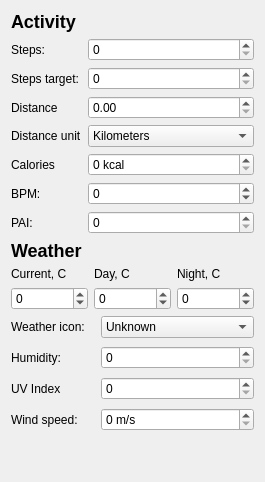
        <widget class="QWidget" name="tab_activity">
         <attribute name="title">
          <string>Data and weather</string>
         </attribute>
         <layout class="QVBoxLayout" name="verticalLayout_5">
          <item>
           <widget class="QLabel" name="label_3">
            <property name="text">
             <string>&lt;h2&gt;Activity&lt;/h2&gt;</string>
            </property>
            <property name="textFormat">
             <enum>Qt::RichText</enum>
            </property>
           </widget>
          </item>
          <item>
           <layout class="QFormLayout" name="formLayout">
            <item row="0" column="0">
             <widget class="QLabel" name="stepsLabel">
              <property name="text">
               <string>Steps:</string>
              </property>
             </widget>
            </item>
            <item row="0" column="1">
             <widget class="QSpinBox" name="edit_steps">
              <property name="maximum">
               <number>15000</number>
              </property>
              <property name="singleStep">
               <number>1</number>
              </property>
              <property name="value">
               <number>0</number>
              </property>
             </widget>
            </item>
            <item row="1" column="0">
             <widget class="QLabel" name="stepsTargetLabel">
              <property name="text">
               <string>Steps target:</string>
              </property>
             </widget>
            </item>
            <item row="1" column="1">
             <widget class="QSpinBox" name="edit_target_steps">
              <property name="maximum">
               <number>15000</number>
              </property>
             </widget>
            </item>
            <item row="2" column="0">
             <widget class="QLabel" name="distanceLabel">
              <property name="text">
               <string>Distance</string>
              </property>
             </widget>
            </item>
            <item row="2" column="1">
             <widget class="QDoubleSpinBox" name="edit_distance">
              <property name="suffix">
               <string> </string>
              </property>
              <property name="maximum">
               <double>40.000000000000000</double>
              </property>
              <property name="singleStep">
               <double>0.050000000000000</double>
              </property>
             </widget>
            </item>
            <item row="4" column="0">
             <widget class="QLabel" name="caloriesLabel">
              <property name="text">
               <string>Calories</string>
              </property>
             </widget>
            </item>
            <item row="4" column="1">
             <widget class="QSpinBox" name="edit_calories">
              <property name="suffix">
               <string> kcal</string>
              </property>
              <property name="maximum">
               <number>4000</number>
              </property>
             </widget>
            </item>
            <item row="5" column="0">
             <widget class="QLabel" name="bPMLabel">
              <property name="text">
               <string>BPM:</string>
              </property>
             </widget>
            </item>
            <item row="5" column="1">
             <widget class="QSpinBox" name="edit_bpm">
              <property name="minimum">
               <number>-1</number>
              </property>
              <property name="maximum">
               <number>240</number>
              </property>
             </widget>
            </item>
            <item row="6" column="0">
             <widget class="QLabel" name="pAILabel">
              <property name="text">
               <string>PAI:</string>
              </property>
             </widget>
            </item>
            <item row="6" column="1">
             <widget class="QSpinBox" name="edit_pai">
              <property name="maximum">
               <number>150</number>
              </property>
             </widget>
            </item>
            <item row="3" column="0">
             <widget class="QLabel" name="distanceUnitLabel">
              <property name="text">
               <string>Distance unit</string>
              </property>
             </widget>
            </item>
            <item row="3" column="1">
             <widget class="QComboBox" name="edit_distance_unit">
              <item>
               <property name="text">
                <string>Kilometers</string>
               </property>
              </item>
              <item>
               <property name="text">
                <string>Miles</string>
               </property>
              </item>
             </widget>
            </item>
           </layout>
          </item>
          <item>
           <widget class="QLabel" name="label_4">
            <property name="text">
             <string>&lt;h2&gt;Weather&lt;/h2&gt;</string>
            </property>
            <property name="textFormat">
             <enum>Qt::RichText</enum>
            </property>
           </widget>
          </item>
          <item>
           <layout class="QVBoxLayout" name="verticalLayout_3">
            <item>
             <layout class="QGridLayout" name="gridLayout_7">
              <item row="0" column="2">
               <widget class="QLabel" name="label_9">
                <property name="text">
                 <string>Night, C</string>
                </property>
               </widget>
              </item>
              <item row="0" column="0">
               <widget class="QLabel" name="label_8">
                <property name="text">
                 <string>Current, C</string>
                </property>
               </widget>
              </item>
              <item row="0" column="1">
               <widget class="QLabel" name="label_10">
                <property name="text">
                 <string>Day, C</string>
                </property>
               </widget>
              </item>
              <item row="1" column="0">
               <widget class="QDoubleSpinBox" name="edit_t_now">
                <property name="decimals">
                 <number>0</number>
                </property>
                <property name="minimum">
                 <double>-100.000000000000000</double>
                </property>
               </widget>
              </item>
              <item row="1" column="1">
               <widget class="QDoubleSpinBox" name="edit_t_day">
                <property name="decimals">
                 <number>0</number>
                </property>
                <property name="minimum">
                 <double>-100.000000000000000</double>
                </property>
               </widget>
              </item>
              <item row="1" column="2">
               <widget class="QDoubleSpinBox" name="edit_t_night">
                <property name="decimals">
                 <number>0</number>
                </property>
                <property name="minimum">
                 <double>-100.000000000000000</double>
                </property>
               </widget>
              </item>
             </layout>
            </item>
            <item>
             <layout class="QFormLayout" name="formLayout_3">
              <property name="horizontalSpacing">
               <number>16</number>
              </property>
              <property name="verticalSpacing">
               <number>8</number>
              </property>
              <item row="0" column="0">
               <widget class="QLabel" name="weatherIconLabel">
                <property name="text">
                 <string>Weather icon:</string>
                </property>
               </widget>
              </item>
              <item row="0" column="1">
               <widget class="QComboBox" name="edit_w_icon">
                <item>
                 <property name="text">
                  <string>Unknown</string>
                 </property>
                </item>
                <item>
                 <property name="text">
                  <string>Partaly Cloud</string>
                 </property>
                </item>
                <item>
                 <property name="text">
                  <string>Cloudy And Rain</string>
                 </property>
                </item>
                <item>
                 <property name="text">
                  <string>Cloudy And Snow</string>
                 </property>
                </item>
                <item>
                 <property name="text">
                  <string>Sunny</string>
                 </property>
                </item>
                <item>
                 <property name="text">
                  <string>Cloudy</string>
                 </property>
                </item>
                <item>
                 <property name="text">
                  <string>Light Rain</string>
                 </property>
                </item>
                <item>
                 <property name="text">
                  <string>Light Snow</string>
                 </property>
                </item>
                <item>
                 <property name="text">
                  <string>Rain</string>
                 </property>
                </item>
                <item>
                 <property name="text">
                  <string>Snow</string>
                 </property>
                </item>
                <item>
                 <property name="text">
                  <string>Heavy Snow</string>
                 </property>
                </item>
                <item>
                 <property name="text">
                  <string>Heavy Rain</string>
                 </property>
                </item>
                <item>
                 <property name="text">
                  <string>Sand Storm</string>
                 </property>
                </item>
                <item>
                 <property name="text">
                  <string>Snow And Rain</string>
                 </property>
                </item>
                <item>
                 <property name="text">
                  <string>Fog</string>
                 </property>
                </item>
                <item>
                 <property name="text">
                  <string>Haze</string>
                 </property>
                </item>
                <item>
                 <property name="text">
                  <string>Storm</string>
                 </property>
                </item>
                <item>
                 <property name="text">
                  <string>Very Heavy Snow</string>
                 </property>
                </item>
                <item>
                 <property name="text">
                  <string>Floating Dust</string>
                 </property>
                </item>
                <item>
                 <property name="text">
                  <string>Downpour</string>
                 </property>
                </item>
                <item>
                 <property name="text">
                  <string>Hail</string>
                 </property>
                </item>
                <item>
                 <property name="text">
                  <string>Hail Storm</string>
                 </property>
                </item>
                <item>
                 <property name="text">
                  <string>Heavy Downpour</string>
                 </property>
                </item>
                <item>
                 <property name="text">
                  <string>Blowing Dust</string>
                 </property>
                </item>
                <item>
                 <property name="text">
                  <string>Tornado</string>
                 </property>
                </item>
                <item>
                 <property name="text">
                  <string>Very Heavy Downpour</string>
                 </property>
                </item>
               </widget>
              </item>
              <item row="1" column="0">
               <widget class="QLabel" name="humidityLabel">
                <property name="text">
                 <string>Humidity:</string>
                </property>
               </widget>
              </item>
              <item row="1" column="1">
               <widget class="QSpinBox" name="edit_humidity"/>
              </item>
              <item row="2" column="0">
               <widget class="QLabel" name="uVIndexLabel">
                <property name="text">
                 <string>UV Index</string>
                </property>
               </widget>
              </item>
              <item row="2" column="1">
               <widget class="QSpinBox" name="edit_uv_index"/>
              </item>
              <item row="3" column="0">
               <widget class="QLabel" name="windSpeedLabel">
                <property name="text">
                 <string>Wind speed:</string>
                </property>
               </widget>
              </item>
              <item row="3" column="1">
               <widget class="QSpinBox" name="edit_wind">
                <property name="suffix">
                 <string> m/s</string>
                </property>
               </widget>
              </item>
             </layout>
            </item>
           </layout>
          </item>
          <item>
           <spacer name="verticalSpacer">
            <property name="orientation">
             <enum>Qt::Vertical</enum>
            </property>
            <property name="sizeHint" stdset="0">
             <size>
              <width>20</width>
              <height>40</height>
             </size>
            </property>
           </spacer>
          </item>
         </layout>
        </widget>
